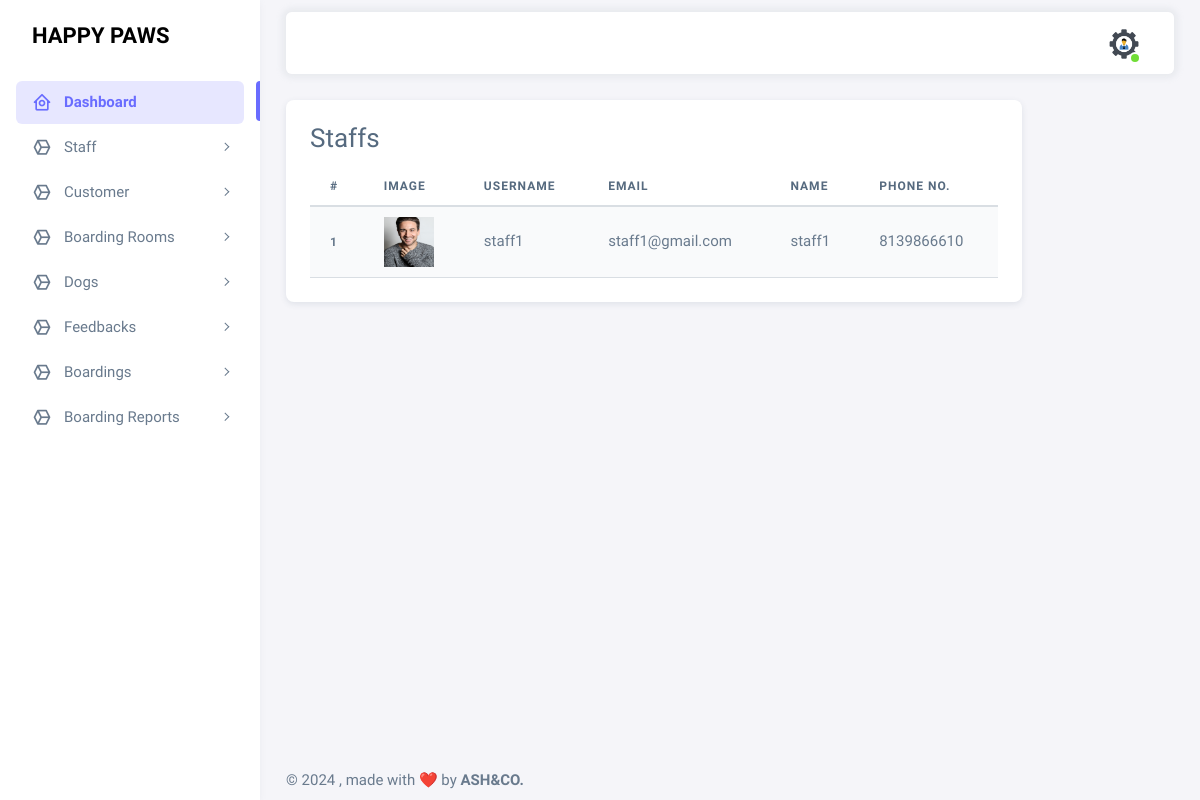
The page /staff-view/ (signed in) on the database its author committed.
### accounts/models.py (models this page shows)
class BaseModel(models.Model):
    created_on = models.DateTimeField(auto_now_add=True, null=True)
    updated_on = models.DateTimeField(auto_now=True)
    is_deleted = models.BooleanField(default=False)
    class Meta:
        abstract = True
        ordering = ['-created_on']

class Userprofile(BaseModel):
    user = models.ForeignKey(User, on_delete=models.CASCADE)
    name = models.CharField(max_length=200,null=True,blank=True)
    phone = models.CharField(max_length=15,null=True,blank=True)
    address = models.TextField(null=True,blank=True)
    image = models.ImageField(upload_to='profile/',null=True,blank=True)

class User(AbstractBaseUser, PermissionsMixin):
    name = models.CharField(max_length=50, blank=True, null=True)
    username = models.CharField(max_length=50, unique=True, null=True)
    email = models.EmailField(max_length=100, null=True)
    role = models.IntegerField(choices=SELECTROLE)
    uid = models.CharField(max_length=500, unique=True, null=True)
    is_admin = models.BooleanField(default=False)
    is_active = models.BooleanField(default=False)
    is_registered = models.BooleanField(default=False)
    date_joined = models.DateTimeField(auto_now_add=True)
    last_login = models.DateTimeField(auto_now_add=True)
    USERNAME_FIELD = 'username'
    REQUIRED_FIELDS=[]
    objects = UserManager()
    def __str__(self):
        return self.username
    class Meta:
        db_table = "user"

### accounts/views.py (the view)
# urls.py: path('staff-view/', views.staff_view, name='staff-view'),
@login_required(login_url='sign-in')
def staff_view(request):
    staff = User.objects.filter(role=2)
    data = Userprofile.objects.filter(user__in=staff)
    return render(request, 'admintemp/staff_view.html',{'data':data})

### templates/admintemp/staff_view.html
{% extends 'admintemp/index.html' %}
{% load crispy_forms_tags %}
{% block content %}
<div class="card">
    <div class="card-body">
        <h3 class="card-title">Staffs</h3>
        <table class="table table-striped">
            <thead>
                <tr>
                    <th scope="col">#</th>
                    <th scope="col">Image</th>
                    <th scope="col">Username</th>
                    <th scope="col">Email</th>
                    <th scope="col">Name</th>
                    <th scope="col">Phone No.</th>
                </tr>
            </thead>
            <tbody>
                {% for i in data %}
                <tr>
                    <th scope="row">{{ forloop.counter }}</th>
                    <td><img src="{{i.image.url}}" width="50px" height="50px"></td>
                    <td>{{i.user.username}}</td>
                    <td>{{i.user.email}}</td>
                    <td>{{i.name}}</td>
                    <td>{{i.phone}}</td>
                </tr>
                {% endfor %}
            </tbody>
        </table>
    </div>
</div>
{% endblock %}

### rows shown on the page
Userprofile: image (picture), user.username "staff1", user.email "staff1@gmail.com", name "staff1", phone "8139866610"
